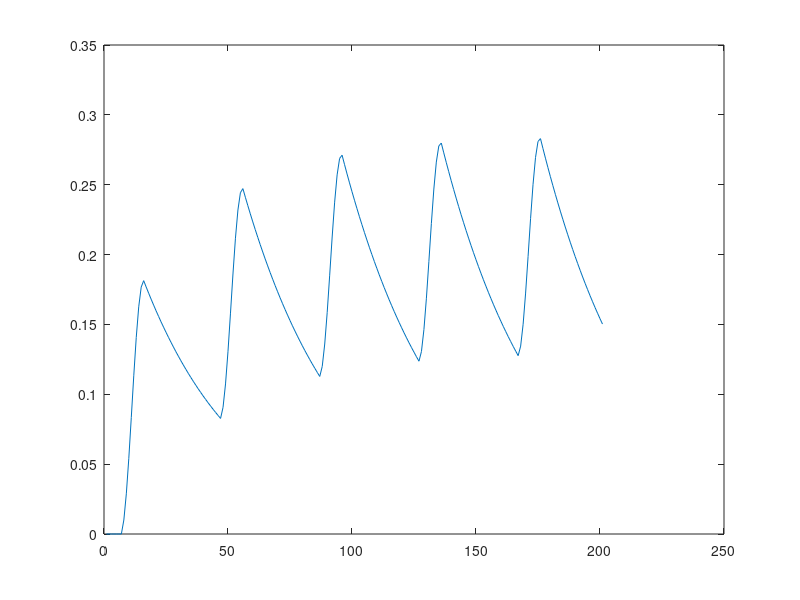
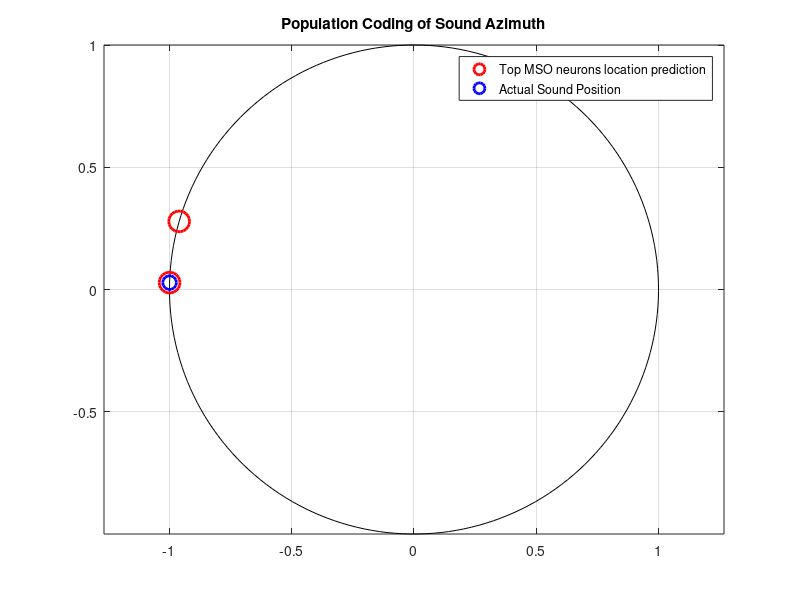

These figures' MATLAB source, in order:
function [] = jeffressModel()
% we use 8 neurons for simplicity purposes.
% negative ITD means input reaches right ear first
neuron_itds = [-255, -245, -238, -50, 0, 245, 250, 255];
left_delay = zeros(1, 8);
right_delay = zeros(1, 8);

% this is the ITD of the incoming sound. The required range for our model
% is [-255.102, +255.102 μs]

ITD = -255*10^-6;

% Parameters
f = 500;            % low frequency for MSO neurons.
fs = 20000;         % sampling rate
endTime = 0.01;      %end time of the sound wave in seconds
t = 0:1/fs:endTime;    % time axis

% Half-wave rectified inputs. Current assumption is that left input arrives
% first.
L = max(0, sin(2*pi*f*t));
R = max(0, sin(2*pi*f*(t - ITD)));

% we assume that either left_delay or right_delay for a given neuron is 0.
% and these delays are hard coded.
for i = 1:1:8
    left_delay(i) = max(0, neuron_itds(i));
    right_delay(i) = max(0, -neuron_itds(i));
end

y_vals = zeros(1, 8);
% now we simulate each neuron for the given input


function [y] = delaySignal(x, delay_sec, fs)
    % fs is 20,000 which means we divide 1s into 20,000 
    % intervals, each being equal to around 50μs. We multiply 20,000 by
    % delay_us seconds to figure out how many intervals does the delay
    % correspond to. That will be our delay starting index.
    delay_us = delay_sec * 1e-6;     % convert µs → seconds
    idx = round(delay_us * fs);

    y = zeros(size(x));
    if idx < length(x)
        y(idx+1:end) = x(1:end-idx);
    end
end


tau = 0.002;          % 2 ms membrane time constant
Vth = 0.5;            % spike threshold
dt = 1/fs;

V = 0;
spikeCount = 0;
spikeVals = zeros(1, 8);
for i = 1:1:8
    L_del = delaySignal(L, left_delay(i), fs);
    R_del = delaySignal(R, right_delay(i), fs);
    V = zeros(1, length(t));
    %hold on;
    for n = 1:length(t)-1
        gain = 1300; 
        I = gain*L_del(n) * R_del(n);
        V(n+1) = V(n) + dt * (-V(n)/tau + I);
        if V(n+1) >= Vth
            spikeCount = spikeCount + 1;
            V(n+1) = 0;   % reset
        end
    
    end
    spikeVals(i) = spikeCount;
    spikeCount= 0;
    plot(V);
end
%hold off;
%legend('-255μs', '-200μs', '-100μs', '-50μs', '0μs', '245μs', '250μs', '255μs')
%xlabel("Time (1 unit = 50μs)")
%ylabel("Neuron Activity (Membrane Potential)")
%title("LIF activity for neurons with different ITDs (no thresholding)")
%hold off;
x_vals = 1:1:8;
disp(spikeVals);
%plot(x_vals, spikeVals);
%xlabel("Neuron Index")
%ylabel("Number of spikes")
%title("Number of spikes for each MSO neuron (ITD = 0μs)")

% convert source azimuth angle to ITD
radius = 0.0875; % in metres
speed = 343; % in m/s

k = 2;   % number of neurons to display

[~, order] = sort(spikeVals, 'descend');
topIdx = order(1:k);
topITDs = neuron_itds(topIdx);

sumItds = sum(topITDs);

theta_list = zeros(1, k);
actual_pos = asin((speed*ITD)/radius);

for j = 1:k
    ITD_sec = topITDs(j) * 1e-6;
    arg = (speed * ITD_sec) / radius;
    arg = max(-1, min(1, arg));   % safety clamp
    theta_list(j) = asin(arg);
end


figure;
theta_plot = linspace(0, 2*pi, 200);
plot(sin(theta_plot), cos(theta_plot), 'k'); 
hold on;
axis equal;
grid on;

for j = 1:k
    sz = 5 + 2*spikeVals(topIdx(j));
    h_red =  plot(sin(theta_list(j)), cos(theta_list(j)), ...
         'ro', 'MarkerSize', sz, 'LineWidth', 2);
end
h_blue = plot(sin(actual_pos), cos(actual_pos), ...
              'bo', 'MarkerSize', 10, 'LineWidth', 2);

legend([h_red, h_blue], ...
       {'Top MSO neurons location prediction', 'Actual Sound Position'}, ...
       'Location', 'best');

title('Population Coding of Sound Azimuth');
end